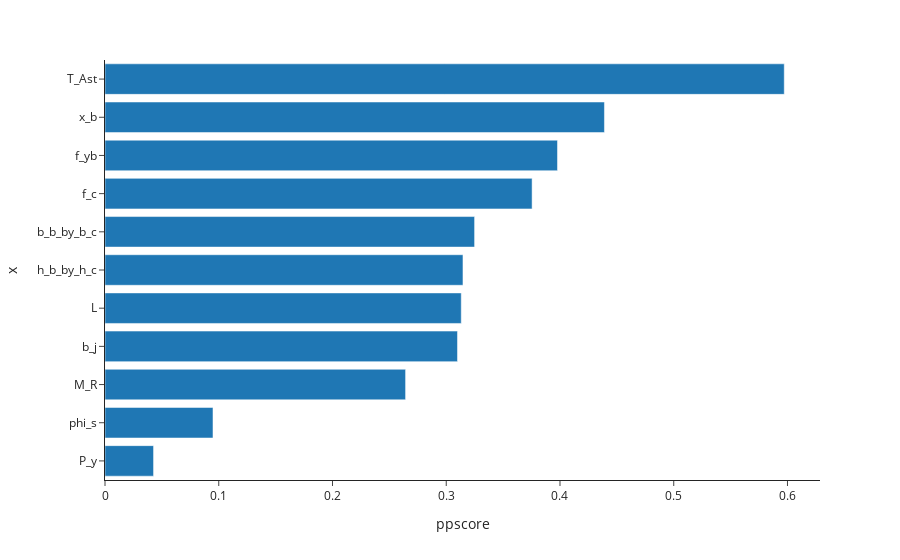

The notebook cell saved with this chart:
### Code cell
pps_score_df[['x', 'ppscore']].sort_values('ppscore').plot(kind='bar', x='ppscore', y='x',) # Plotting pps score on x axis and input features on y axis, thus displaying the importance of various features

### Figure 1 — Plotly figure (JSON) as saved in the notebook; plotly's stock layout.template omitted (floating-point values rounded to 4 significant figures)
{"data": [{"alignmentgroup": "True", "hovertemplate": "ppscore=%{x}<br>x=%{y}<extra></extra>", "legendgroup": "", "marker": {"color": "#1F77B4", "pattern": {"shape": ""}}, "name": "", "offsetgroup": "", "orientation": "h", "showlegend": false, "textposition": "auto", "x": [0.04269, 0.09494, 0.2643, 0.3099, 0.3132, 0.3147, 0.3249, 0.3755, 0.3978, 0.4391, 0.5972], "xaxis": "x", "y": ["P_y", "phi_s", "M_R", "b_j", "L", "h_b_by_h_c", "b_b_by_b_c", "f_c", "f_yb", "x_b", "T_Ast"], "yaxis": "y", "type": "bar"}], "layout": {"xaxis": {"anchor": "y", "domain": [0, 1], "title": {"text": "ppscore"}}, "yaxis": {"anchor": "x", "domain": [0, 1], "title": {"text": "x"}}, "legend": {"tracegroupgap": 0}, "margin": {"t": 60}, "barmode": "relative"}}
